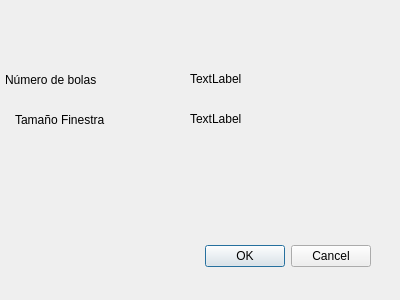
<?xml version="1.0" encoding="UTF-8"?>
<ui version="4.0">
 <class>DInformacion</class>
 <widget class="QDialog" name="DInformacion">
  <property name="geometry">
   <rect>
    <x>0</x>
    <y>0</y>
    <width>400</width>
    <height>300</height>
   </rect>
  </property>
  <property name="windowTitle">
   <string>Dialog</string>
  </property>
  <widget class="QDialogButtonBox" name="buttonBox">
   <property name="geometry">
    <rect>
     <x>30</x>
     <y>240</y>
     <width>341</width>
     <height>32</height>
    </rect>
   </property>
   <property name="orientation">
    <enum>Qt::Horizontal</enum>
   </property>
   <property name="standardButtons">
    <set>QDialogButtonBox::Cancel|QDialogButtonBox::Ok</set>
   </property>
  </widget>
  <widget class="QLabel" name="label">
   <property name="geometry">
    <rect>
     <x>5</x>
     <y>70</y>
     <width>131</width>
     <height>20</height>
    </rect>
   </property>
   <property name="text">
    <string>Número de bolas</string>
   </property>
  </widget>
  <widget class="QLabel" name="etiquetaNumBolas">
   <property name="geometry">
    <rect>
     <x>190</x>
     <y>70</y>
     <width>66</width>
     <height>17</height>
    </rect>
   </property>
   <property name="text">
    <string>TextLabel</string>
   </property>
  </widget>
  <widget class="QLabel" name="label_3">
   <property name="geometry">
    <rect>
     <x>15</x>
     <y>110</y>
     <width>121</width>
     <height>20</height>
    </rect>
   </property>
   <property name="text">
    <string>Tamaño Finestra</string>
   </property>
  </widget>
  <widget class="QLabel" name="etiquetaTamanyo">
   <property name="geometry">
    <rect>
     <x>190</x>
     <y>110</y>
     <width>66</width>
     <height>17</height>
    </rect>
   </property>
   <property name="text">
    <string>TextLabel</string>
   </property>
  </widget>
 </widget>
 <resources/>
 <connections>
  <connection>
   <sender>buttonBox</sender>
   <signal>accepted()</signal>
   <receiver>DInformacion</receiver>
   <slot>accept()</slot>
   <hints>
    <hint type="sourcelabel">
     <x>248</x>
     <y>254</y>
    </hint>
    <hint type="destinationlabel">
     <x>157</x>
     <y>274</y>
    </hint>
   </hints>
  </connection>
  <connection>
   <sender>buttonBox</sender>
   <signal>rejected()</signal>
   <receiver>DInformacion</receiver>
   <slot>reject()</slot>
   <hints>
    <hint type="sourcelabel">
     <x>316</x>
     <y>260</y>
    </hint>
    <hint type="destinationlabel">
     <x>286</x>
     <y>274</y>
    </hint>
   </hints>
  </connection>
 </connections>
</ui>
